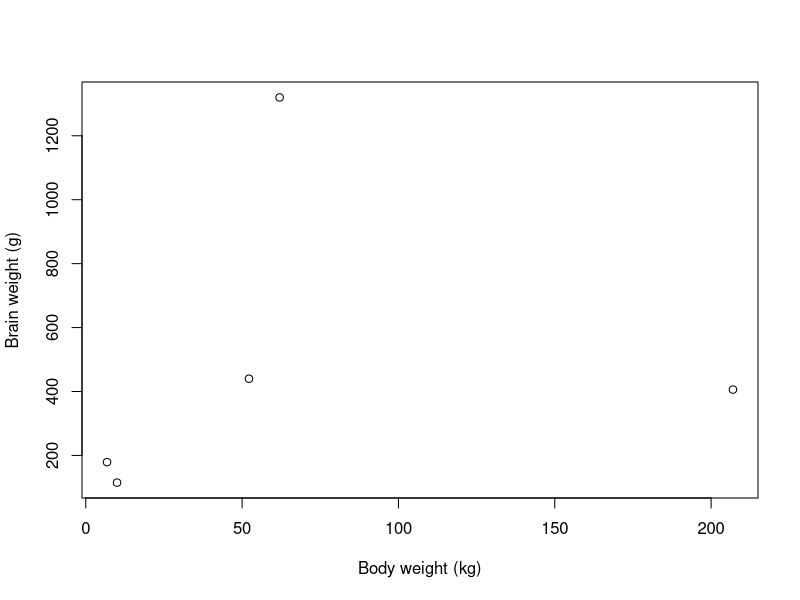
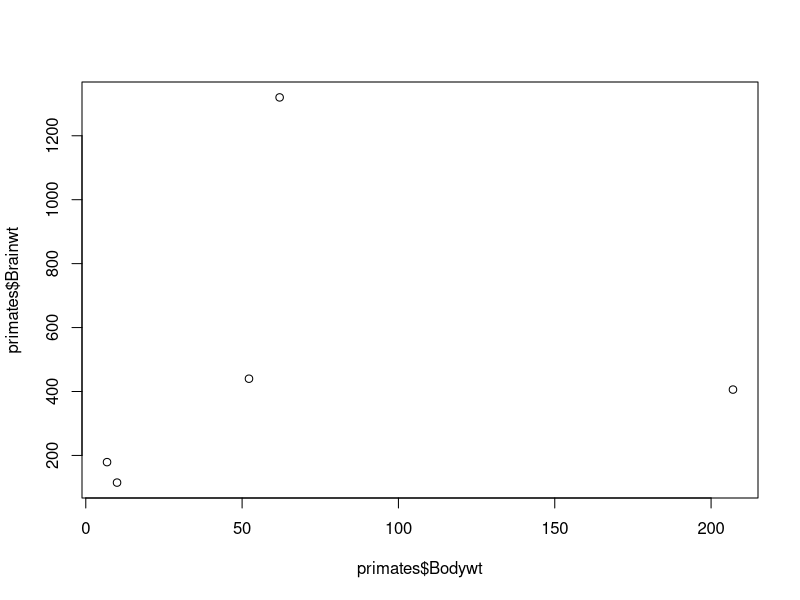
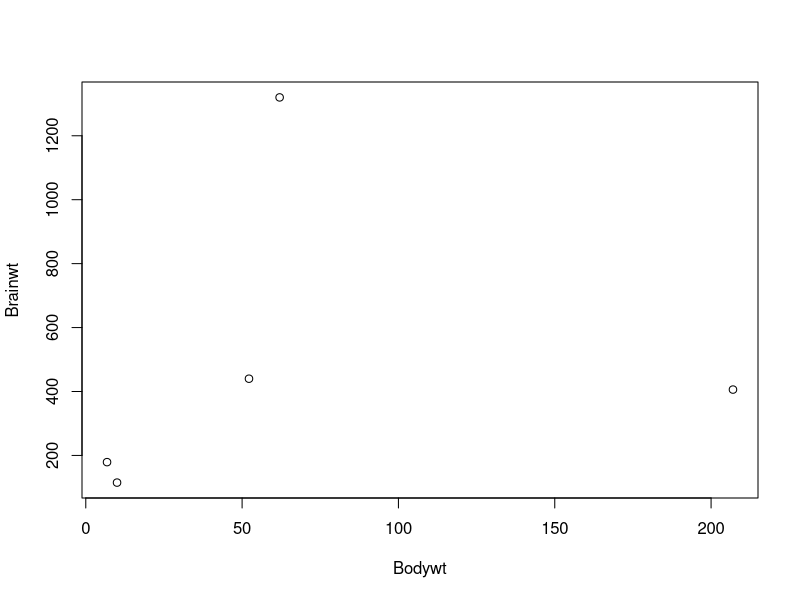
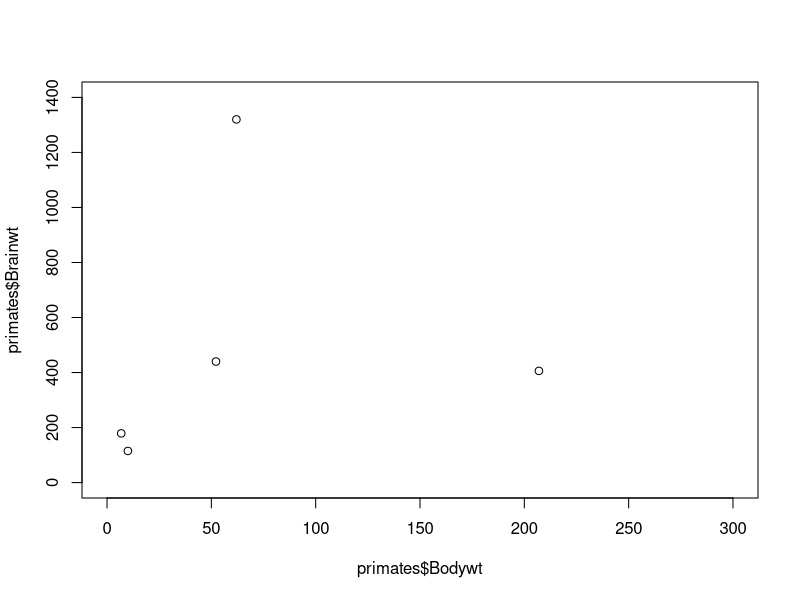

The R script that drew these images, in order: (Note: this script raises an error after producing the figures.)
#Curso Visualizacion de datos con R - COMPASS and UIS
#1.Graficos con R base
#Instructores: Viviana Ortiz and Paulo Izquierdo
#Febrero 13, 2021


setwd("./GraphicsFun")
primates <- read.csv("primates.csv", header = T)
head(primates)
class(primates)
primates

?plot
plot( x = primates$Bodywt, y = primates$Brainwt, 
      xlab = "Body weight (kg)",
      ylab = "Brain weight (g)")

plot(primates$Brainwt ~ primates$Bodywt)

plot(Brainwt ~Bodywt, data = primates)

plot( x = primates$Bodywt, y = primates$Brainwt, 
      xlim = c(0,300),
      ylim = c(0, 1400))

#Colors
col #default color
col.axis # tick mark labels
col.lab #x label and y label
col.main #tittle of the plot

#Default palette
palette()

plot( x = primates$Bodywt, y = primates$Brainwt, 
      xlim = c(0,300),
      ylim = c(0, 1400), col = "thistle", col.axis = "red")

plot( x = primates$Bodywt, y = primates$Brainwt,
      cex = 2, pch = "3", col = "10")

plot( x = primates$Bodywt, y = primates$Brainwt,
      cex = 2, pch = 19, col = c(3,8))

colors()
colors()[143]


point.colors <- c("red", "orange", "green", "blue", "magenta")
plot( x = primates$Bodywt, y = primates$Brainwt,
      cex = 2, pch = 19, col = point.colors)

?points

#pch=21, col = color circlw, bg = fill color
plot( x = primates$Bodywt, y = primates$Brainwt,
      cex = 2, pch = 21, col = "black", bg = "salmon")


#full list of all parameters for plotting
par() #current par settings
par #apply the parameterd to multiple graphs
?par

old.par <- par()

par(col.axis = "red")
par(old.par)
#or clear all with broomm in plot window

?legend
legend(x = "topright", legend = primates[,1],
       pt.bg = 1:5, pch = 21:25, bty = "n")


plot( x = primates$Bodywt, y = primates$Brainwt, 
      xlab = "Body weight (kg)",
      ylab = "Brain weight (g)",
      cex = (sqrt(primates$Bodywt))/5, 
      pch = 19, 
      col = 1:5,
      main = "Primate body and brain weights",
      xlim = c(0,300))

legend(x = "topright", legend = primates[,1],
             pt.cex = 2, pch = 19, col = 1:5)

text(x = primates$Bodywt, y = primates$Brainwt,
     labels = primates[,1], pos=4)

text(x=207, y=306, label="Gorilla")
locator() #get coordinates to place text, exc to exit

plot( x = primates$Bodywt, y = primates$Brainwt, 
      type = "s")

hist(iris$Sepal.Width, col = "aquamarine")

str(InsectSprays)
boxplot(count ~ spray, data = InsectSprays, col = "purple")      

barplot(USPersonalExpenditure, legend = T, ylab = "Amount Expended",
        beside=T)
